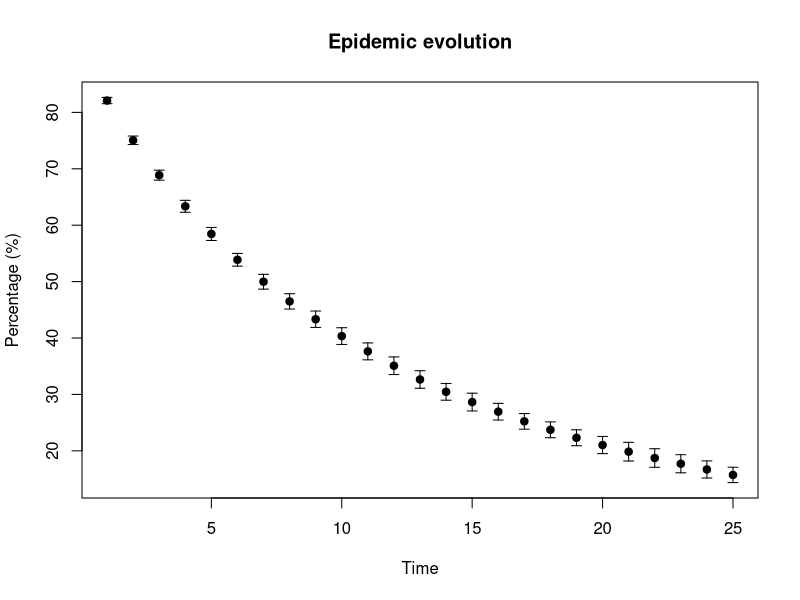
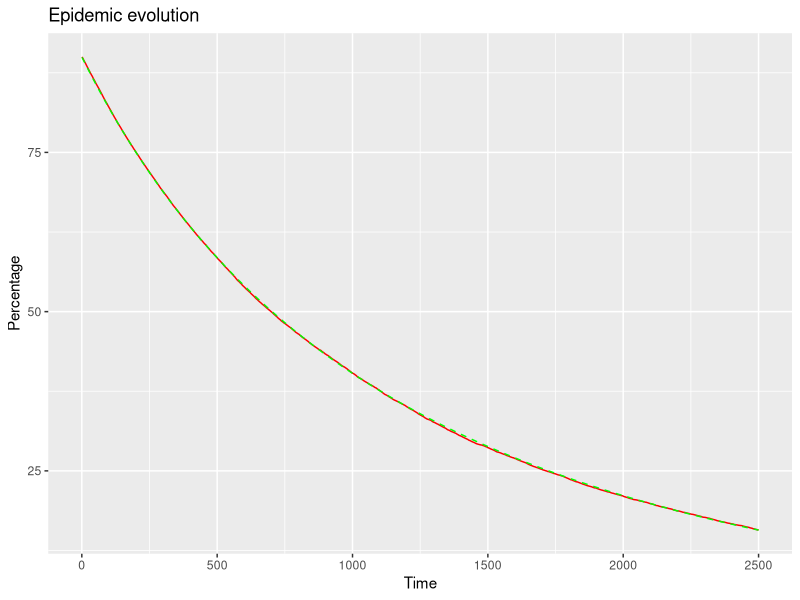

Generate these figures, in order, with R:
################################################################################
################################################################################
#########################                        ###############################
#########################  SIS stochastic model  ###############################
#########################                        ###############################
################################################################################
################################################################################

library(ggplot2)

#Closed-form solution to the mean-field equation

logistic_growth <- function(alpha, beta, n_pop, I_0, time_step){
  K = n_pop * (1 - (beta/alpha))
    return (K/(1 + ((K/I_0) - 1) * exp(-(alpha - beta) * time_step)))
}

#Population size

n_pop = 1000

#Initial number of infectives (minimum 1)

I_0 = 900

#Time step

delta_T = 1

#Parameter which dictates the force of infection

alpha = 0.0005

#Parameter that dictates the recovery rate

beta = 0.001

#Maximum number of iterations per realization

iter_max = 2500

#Number of realizations

realizations = 50

#Vector containing the values of the closed-form solution to the mean-field approximation

total_expectation <- vector("numeric", iter_max)

for(i in 1:iter_max) total_expectation[i] <- ((100 * logistic_growth(alpha, beta, n_pop, I_0, i * delta_T))/n_pop)

#for(i in 1:iter_max) total_expectation[i] <- (100/(alpha * i *delta_T + (n_pop/I_0)))

mean_infectives <- vector("numeric", iter_max)
for(i in 1:iter_max) mean_infectives[i] <- 0

sd_infectives <- vector("numeric", iter_max)
for(i in 1:iter_max) sd_infectives[i] <- 0

infectives = data.frame(matrix(nrow = realizations, ncol = iter_max)) 

for(i in 1:realizations) infectives[i, 1] <- I_0

for(i in 1:realizations){
  for(j in 2:iter_max){
    p <- runif(n = 1, min =  0, max = 1)
    if(p <= beta * delta_T * infectives[i, j - 1]){
      infectives[i, j] <- infectives[i, (j - 1)] - 1
    }
    else{
      if(p <= (beta + alpha * (1 - infectives[i, (j - 1)]/n_pop)) * delta_T * infectives[i, (j - 1)]){
        infectives[i, j] <- infectives[i, (j - 1)] + 1
      }
      else{
        infectives[i, j] <- infectives[i, (j - 1)]
      }
    }
  }
}

#Data visualization
#Computes the mean and standard deviation between all realizations

for(j in 1:iter_max){
  mean_infectives[j] = 100 * mean(infectives[, j])/n_pop
  sd_infectives[j] = 100 * sd(infectives[, j])/n_pop
}

x <- 1:(iter_max/100)

plot_mean_infectives <- vector("numeric", iter_max/100)
for(i in x) plot_mean_infectives[i] <- mean_infectives[i * 100]

plot_sd_infectives <- vector("numeric", iter_max/100)
for(i in x) plot_sd_infectives[i] <- sd_infectives[i * 100]

#Data visualization - scatterplot with few points and error bars

plot(x, plot_mean_infectives,
     ylim=range(c(plot_mean_infectives - plot_sd_infectives, plot_mean_infectives + plot_sd_infectives)),
     pch=19, xlab="Time", ylab="Percentage (%)",
     main = "Epidemic evolution"
)

arrows(x, plot_mean_infectives - plot_sd_infectives, x, plot_mean_infectives + plot_sd_infectives, length = 0.05, angle = 90, code = 3)

#Data visualization - scatterplot with lots of points, no error bars and with fitting curve

z  <- 1:iter_max
y1 <- mean_infectives
y2 <- total_expectation
df <- data.frame(z, y1, y2)

ggplot(df, aes(z)) + geom_line(aes(y = y1), colour="red", size = 0.5) + 
  geom_line(aes(y = y2), colour="green", linetype = "dashed") + xlab("Time") + ylab("Percentage") + 
  ggtitle("Epidemic evolution")

#Computes the fraction of realizations entering the absorbing state (0) in the time
#window of the fixed number of iterations

count = 0

for(i in 1:realizations){
  if(infectives[i, iter_max] == 0) count = count + 1
}

count/realizations
